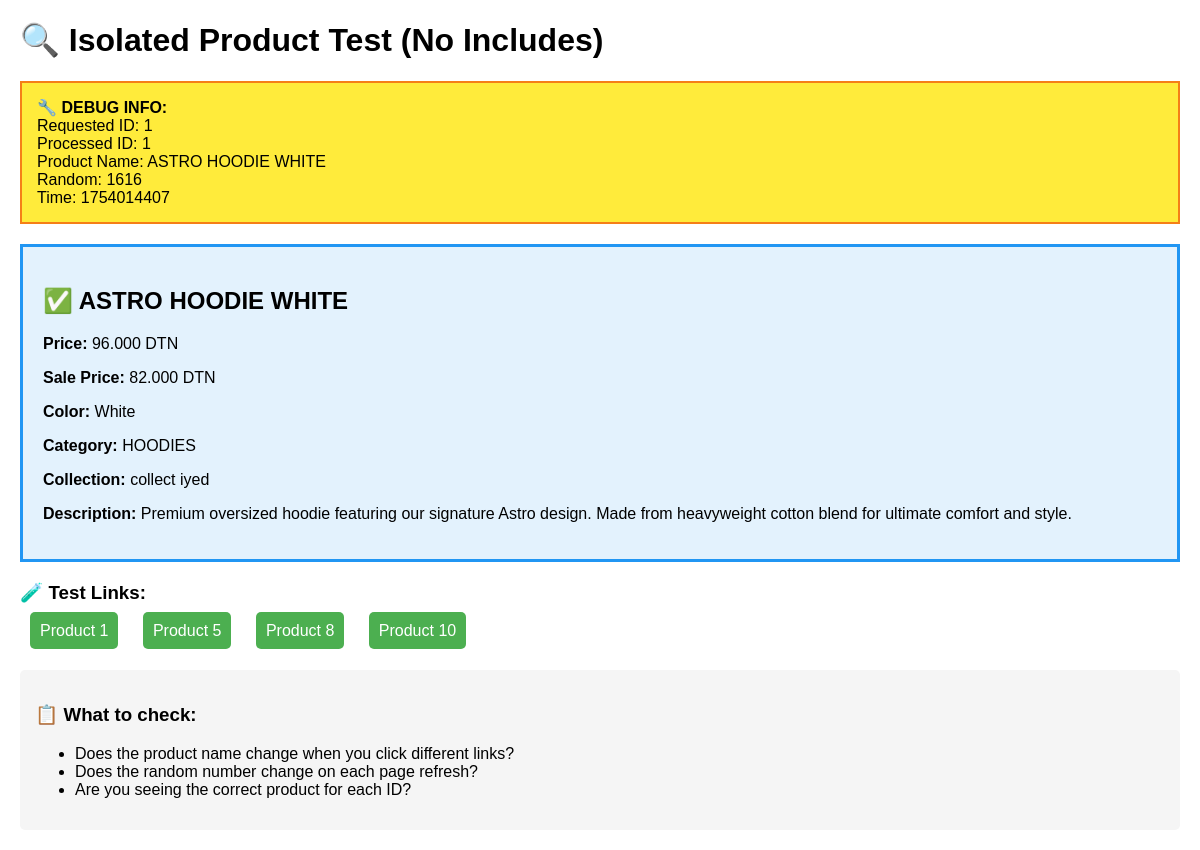
The app's page /isolated_test.php?id=1 with its own data.
### tables this page shows
CREATE TABLE `products` (
  `id` int(11) NOT NULL,
  `name` varchar(255) NOT NULL,
  `slug` varchar(255) NOT NULL,
  `description` text DEFAULT NULL,
  `short_description` varchar(500) DEFAULT NULL,
  `price` decimal(10,2) NOT NULL,
  `sale_price` decimal(10,2) DEFAULT NULL,
  `cost_price` decimal(10,2) NOT NULL,
  `color` varchar(50) DEFAULT NULL,
  `category_id` int(11) DEFAULT NULL,
  `collection_id` int(11) DEFAULT NULL,
  `is_featured` tinyint(1) DEFAULT 0,
  `is_bestseller` tinyint(1) DEFAULT 0,
  `is_on_sale` tinyint(1) DEFAULT 0,
  `is_active` tinyint(1) DEFAULT 1,
  `created_at` timestamp NOT NULL DEFAULT current_timestamp(),
  `updated_at` timestamp NOT NULL DEFAULT current_timestamp() ON UPDATE current_timestamp(),
  `show_stock` tinyint(1) DEFAULT 1,
  `stock_status` enum('in_stock','low_stock') DEFAULT 'in_stock'
);

CREATE TABLE `categories` (
  `id` int(11) NOT NULL,
  `name` varchar(100) NOT NULL,
  `slug` varchar(100) NOT NULL,
  `image` varchar(255) DEFAULT NULL,
  `description` text DEFAULT NULL,
  `sort_order` int(11) DEFAULT 0,
  `is_active` tinyint(1) DEFAULT 1,
  `created_at` timestamp NOT NULL DEFAULT current_timestamp(),
  `updated_at` timestamp NOT NULL DEFAULT current_timestamp() ON UPDATE current_timestamp()
);

CREATE TABLE `collections` (
  `id` int(11) NOT NULL,
  `name` varchar(100) NOT NULL,
  `slug` varchar(100) NOT NULL,
  `image` varchar(255) DEFAULT NULL,
  `description` text DEFAULT NULL,
  `sort_order` int(11) DEFAULT 0,
  `is_active` tinyint(1) DEFAULT 1,
  `created_at` timestamp NOT NULL DEFAULT current_timestamp(),
  `updated_at` timestamp NOT NULL DEFAULT current_timestamp() ON UPDATE current_timestamp(),
  `secret` tinyint(1) DEFAULT 0
);

### isolated_test.php (the view, shortened to what this page needs)
<?php
try {
    $pdo = new PDO("mysql:host=localhost;dbname=beam_db;charset=utf8mb4", "root", "");
    $pdo->setAttribute(PDO::ATTR_ERRMODE, PDO::ERRMODE_EXCEPTION);
    $productId = isset($_GET['id']) ? (int)$_GET['id'] : 1;
    $stmt = $pdo->prepare("SELECT p.*, c.name as category_name, col.name as collection_name
                          FROM products p
                          LEFT JOIN categories c ON p.category_id = c.id
                          LEFT JOIN collections col ON p.collection_id = col.id
                          WHERE p.id = ? AND p.is_active = 1");
    $stmt->execute([$productId]);
    $product = $stmt->fetch();
} catch (Exception $e) {
    $product = null;
    $error = $e->getMessage();
}
?>
<!DOCTYPE html>
<html>
<head>
</head>
<body>
    <h1>🔍 Isolated Product Test (No Includes)</h1>
    <div class="debug">
        <strong>🔧 DEBUG INFO:</strong><br>
        Requested ID: <?php echo htmlspecialchars($_GET['id'] ?? 'NOT SET'); ?><br>
        Processed ID: <?php echo $productId; ?><br>
        Product Name: <?php echo htmlspecialchars($product['name'] ?? 'NULL'); ?><br>
        Random: <?php echo rand(1, 10000); ?><br>
        Time: <?php echo microtime(true); ?>
    </div>
    <?php if ($product): ?>
    <div class="product">
        <h2>✅ <?php echo htmlspecialchars($product['name']); ?></h2>
        <p><strong>Price:</strong> <?php echo number_format($product['price'], 3) . ' DTN'; ?></p>
        <p><strong>Sale Price:</strong> <?php echo $product['sale_price'] ? number_format($product['sale_price'], 3) . ' DTN' : 'N/A'; ?></p>
        <p><strong>Color:</strong> <?php echo htmlspecialchars($product['color']); ?></p>
        <p><strong>Category:</strong> <?php echo htmlspecialchars($product['category_name'] ?? 'N/A'); ?></p>
        <p><strong>Collection:</strong> <?php echo htmlspecialchars($product['collection_name'] ?? 'N/A'); ?></p>
        <p><strong>Description:</strong> <?php echo htmlspecialchars($product['description']); ?></p>
    </div>
    <?php endif; ?>
    <div class="links">
        <h3>🧪 Test Links:</h3>
        <a href="?id=1">Product 1</a>
        <a href="?id=5">Product 5</a>
        <a href="?id=8">Product 8</a>
        <a href="?id=10">Product 10</a>
    </div>
    <div style="margin-top: 30px; padding: 15px; background: #f5f5f5; border-radius: 5px;">
        <h3>📋 What to check:</h3>
        <ul>
            <li>Does the product name change when you click different links?</li>
            <li>Does the random number change on each page refresh?</li>
            <li>Are you seeing the correct product for each ID?</li>
        </ul>
    </div>
</body>
</html>

### isolated_test.php (style rules this page uses)
body { font-family: Arial, sans-serif; margin: 20px; background: white; }
.debug { background: #ffeb3b; padding: 15px; margin: 15px 0; border: 2px solid #f57f17; }
.product { border: 3px solid #2196f3; padding: 20px; margin: 20px 0; background: #e3f2fd; }
.links { margin: 20px 0; }
.links a { margin: 0 10px; padding: 10px; background: #4caf50; color: white; text-decoration: none; border-radius: 5px; }

### records on screen
products: name "ASTRO HOODIE WHITE", price "96.000", sale_price "82.000", color "White", category.name "HOODIES", collection.name "collect iyed", description "Premium oversized hoodie featuring our signature Astro design. Made from heavyweight cotton blend for ultimate comfort and style."

### other values on screen
$_GET['id'] "1"
$productId "1"
